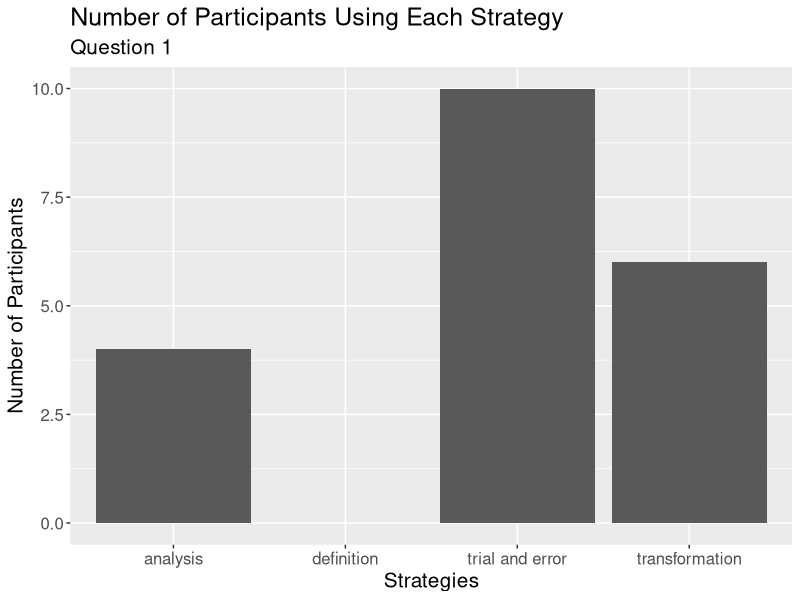
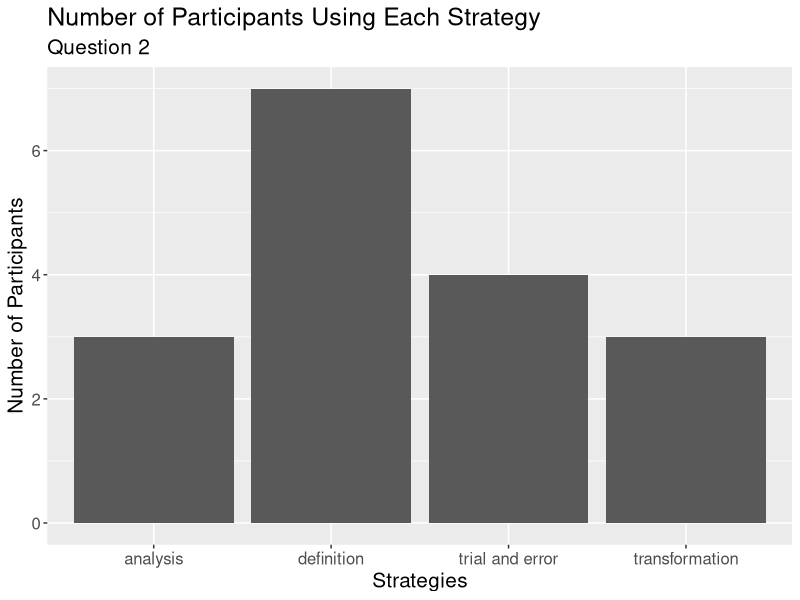
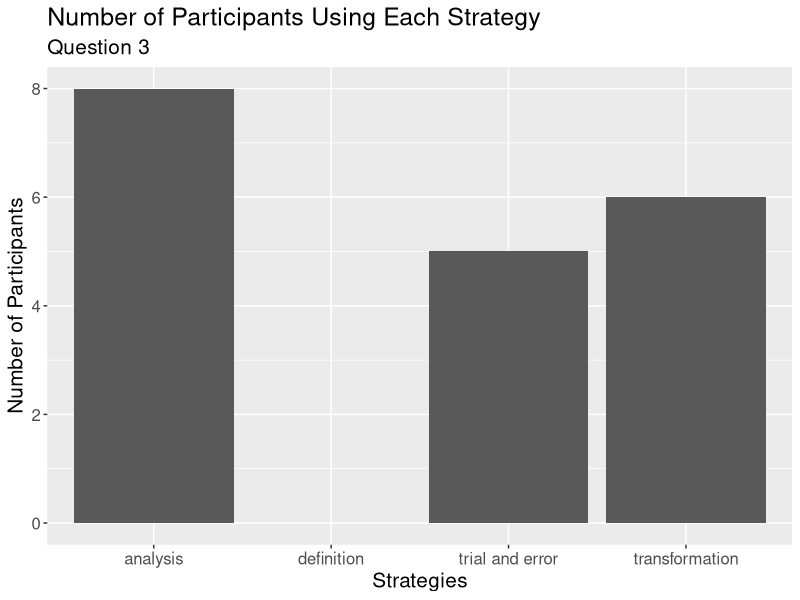
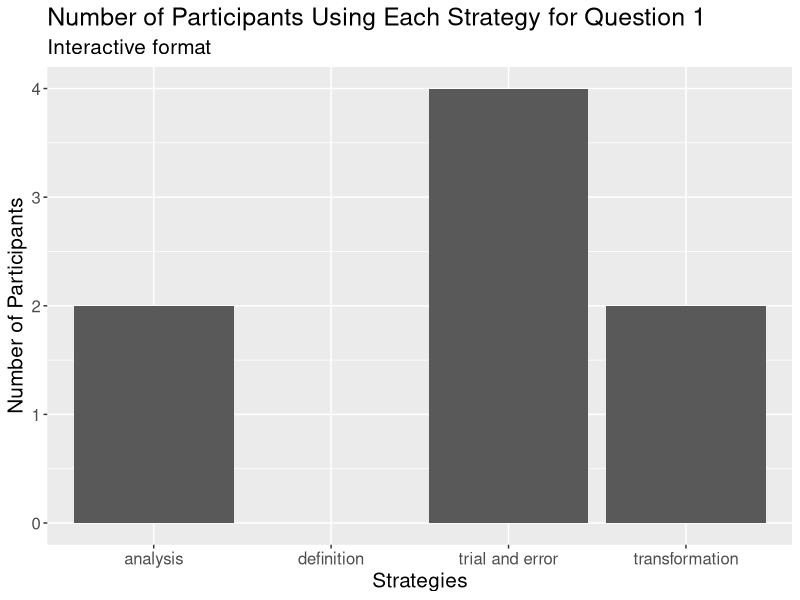
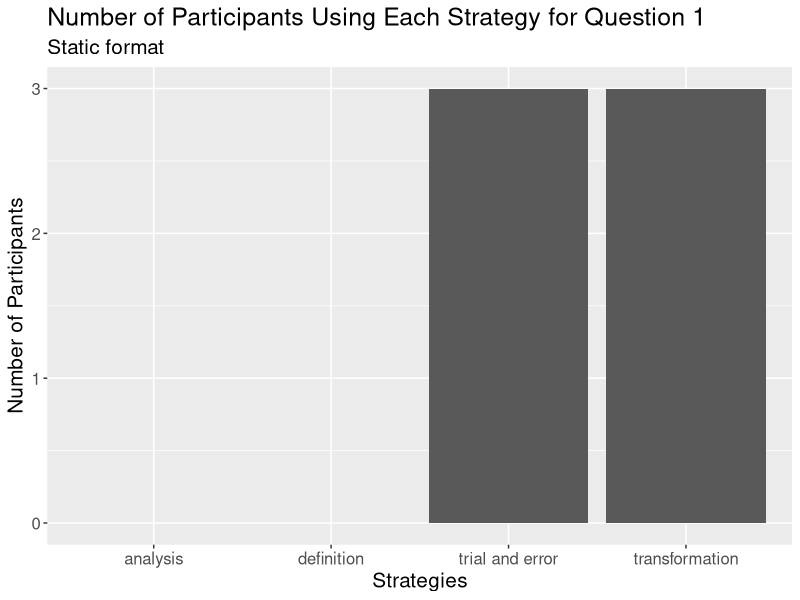
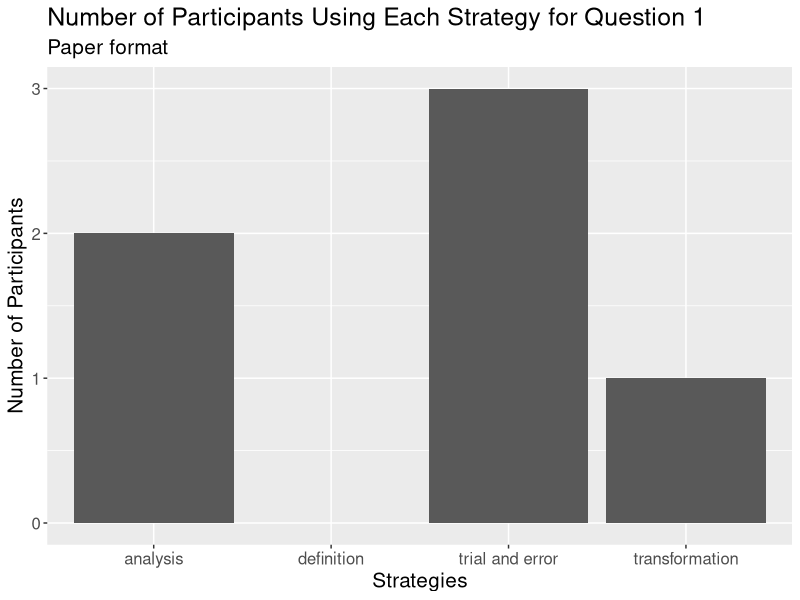
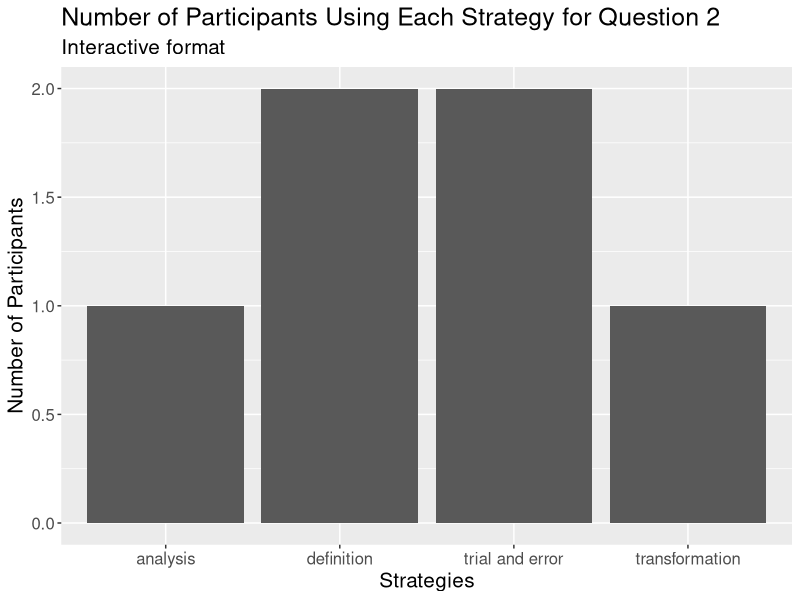
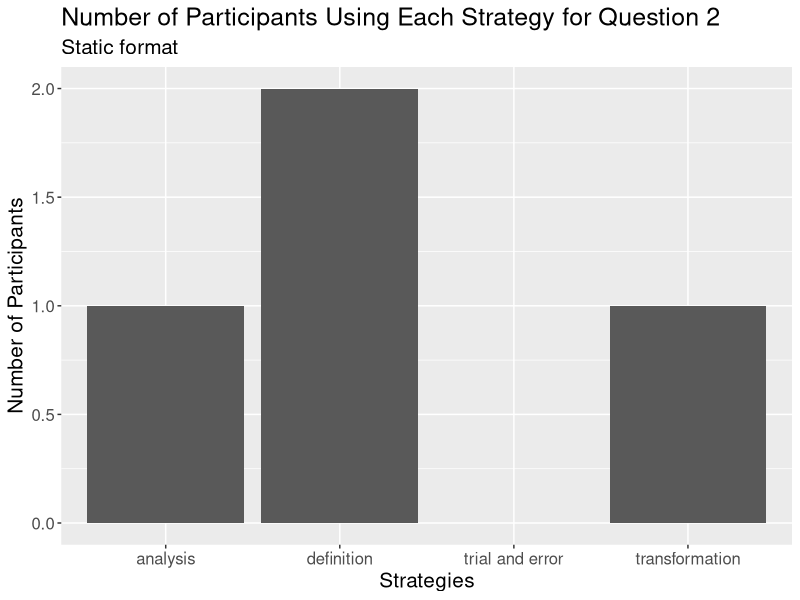

Write R code to recreate these figures, in order.
## ---- chunk 1
#install.packages("dplyr")
library(dplyr)

#install.packages("ggplot2")
library("ggplot2")
## ---- chunk 2
participant <- c(1,2,3,4,5,6,7,8,9,10)

format1 <- c("static", "paper", "static", "interactive", "interactive", "paper" , "interactive", "interactive", "paper", "static")
format2 <- c("paper", "static", "interactive", "static", "paper", "interactive", "paper", "static", "interactive", "paper" )
format3 <- c("interactive", "interactive", "paper", "paper", "static", "static", "static", "paper", "static", "interactive")

## ---- chunk 3

no_types1 <- c(3,6,3,5,4,6,4,1,6,5)
no_types2 <- c(5,3,5,4,5,5,5,3,5,5)
no_types3 <- c(7,6,7,7,2,3,6,0,2,6)

max_1 <- 6
max_2 <- 5
max_3 <- 7

ratio1 <- no_types1/max_1
ratio2 <- no_types2/max_2
ratio3 <- no_types3/max_3

all_types_all_questions <- data.frame(participant, format1, no_types1, ratio1, format2, no_types2, ratio2, format3, no_types3, ratio3)
## ---- chunk 4

p1formats <- c(format1[1], format2[1], format3[1])
p1ratios <- c(ratio1[1], ratio2[1], ratio3[1])

p2formats <- c(format1[2], format2[2], format3[2])
p2ratios <- c(ratio1[2], ratio2[2], ratio3[2])

p3formats <- c(format1[3], format2[3], format3[3])
p3ratios <- c(ratio1[3], ratio2[3], ratio3[3])

p4formats <- c(format1[4], format2[4], format3[4])
p4ratios <- c(ratio1[4], ratio2[4], ratio3[4])

p5formats <- c(format1[5], format2[5], format3[5])
p5ratios <- c(ratio1[5], ratio2[5], ratio3[5])

p6formats <- c(format1[6], format2[6], format3[6])
p6ratios <- c(ratio1[6], ratio2[6], ratio3[6])

p7formats <- c(format1[7], format2[7], format3[7])
p7ratios <- c(ratio1[7], ratio2[7], ratio3[7])

p8formats <- c(format1[8], format2[8], format3[8])
p8ratios <- c(ratio1[8], ratio2[8], ratio3[8])

p9formats <- c(format1[9], format2[9], format3[9])
p9ratios <- c(ratio1[9], ratio2[9], ratio3[9])

p10formats <- c(format1[10], format2[10], format3[10])
p10ratios <- c(ratio1[10], ratio2[10], ratio3[10])

questions<- c(1,2,3)


p1dat <- data.frame(p1formats, p1ratios, questions)
p2dat <- data.frame(p2formats, p2ratios, questions)
p3dat <- data.frame(p3formats, p3ratios, questions)
p4dat <- data.frame(p4formats, p4ratios, questions)
p5dat <- data.frame(p5formats, p5ratios, questions)
p6dat <- data.frame(p6formats, p6ratios, questions)
p7dat <- data.frame(p7formats, p7ratios, questions)
p8dat <- data.frame(p8formats, p8ratios, questions)
p9dat <- data.frame(p9formats, p9ratios, questions)
p10dat <- data.frame(p10formats, p10ratios, questions)
## ---- chunk 5

p1<-ggplot(p1dat, aes(y = p1ratios*100, x = questions)) +
     geom_col(aes(fill = p1formats)) +
     labs(x="Question number", y= "Percentage of example types given",
     title = "Percentage of Example Types Given for Each Participant", subtitle="Participant 1", fill= "Format of question")


p2<-ggplot(p2dat, aes(y = p2ratios*100, x = questions)) +
     geom_col(aes(fill = p2formats)) +
    labs(x="Question number", y= "Percentage of example types given",  title = "Percentage of Example Types Given for Each Participant", subtitle="Participant 2", fill= "Format of question" )



p3<-ggplot(p3dat, aes(y = p3ratios*100, x = questions)) +
     geom_col(aes(fill = p3formats)) +
  labs(x="Question number", y= "Percentage of example types given",  title = "Percentage of Example Types Given for Each Participant", subtitle="Participant 3", fill= "Format of question")



p4<-ggplot(p4dat, aes(y = p4ratios*100, x = questions)) +
     geom_col(aes(fill = p4formats))+
  labs(x="Question number", y= "Percentage of example types given",  title = "Percentage of Example Types Given for Each Participant", subtitle="Participant 4", fill= "Format of question")



p5<-ggplot(p5dat, aes(y = p5ratios*100, x = questions)) +
     geom_col(aes(fill = p5formats))+
  labs(x="Question number", y= "Percentage of example types given",  title = "Percentage of Example Types Given for Each Participant", subtitle="Participant 5", fill= "Format of question")



p6<-ggplot(p6dat, aes(y = p6ratios*100, x = questions)) +
     geom_col(aes(fill = p6formats))+
  labs(x="Question number", y= "Percentage of example types given",  title = "Percentage of Example Types Given for Each Participant", subtitle="Participant 6", fill= "Format of question")



p7<-ggplot(p7dat, aes(y = p7ratios*100, x = questions)) +
     geom_col(aes(fill = p7formats))+
  labs(x="Question number", y= "Percentage of example types given",  title = "Percentage of Example Types Given for Each Participant", subtitle="Participant 7", fill= "Format of question")



p8<-ggplot(p8dat, aes(y = p8ratios*100, x = questions)) +
     geom_col(aes(fill = p8formats))+
  labs(x="Question number", y= "Percentage of example types given",  title = "Percentage of Example Types Given for Each Participant", subtitle="Participant 8", fill= "Format of question")



p9<-ggplot(p9dat, aes(y = p9ratios*100, x = questions)) +
     geom_col(aes(fill = p9formats))+
  labs(x="Question number", y= "Percentage of example types given",  title = "Percentage of Example Types Given for Each Participant", subtitle="Participant 9", fill= "Format of question")



p10<-ggplot(p10dat, aes(y = p10ratios*100, x = questions)) +
     geom_col(aes(fill = p10formats))+
  labs(x="Question number", y= "Percentage of example types given",  title = "Percentage of Example Types Given for Each Participant", subtitle="Participant 10", fill= "Format of question")
## ---- chunk 6
q1_et<-ggplot(all_types_all_questions, aes(y=ratio1*100, x=participant))+geom_col(aes(fill=format1))+
  labs(x="Participant", y= "Percentage of example types given",  title = "Percentage of Example Types Given for Each Question", subtitle="Question 1", fill= "Format of question")+
   scale_x_discrete(limits=c("1","2","3", "4","5","6","7","8","9","10"))


q2_et<-ggplot(all_types_all_questions, aes(y=ratio2*100, x=participant))+geom_col(aes(fill=format2))+
  labs(x="Participant", y= "Percentage of example types given",  title = "Percentage of Example Types Given for Each Question", subtitle="Question 2", fill= "Format of question")+
   scale_x_discrete(limits=c("1","2","3", "4","5","6","7","8","9","10"))


q3_et<-ggplot(all_types_all_questions, aes(y=ratio3*100, x=participant))+geom_col(aes(fill=format3))+
  labs(x="Participant", y= "Percentage of example types given",  title = "Percentage of Example Types Given for Each Question", subtitle="Question 3", fill= "Format of question")+
   scale_x_discrete(limits=c("1","2","3", "4","5","6","7","8","9","10"))

## ---- chunk 7

formats <- append(format1,format2)
formats <- append(formats, format3)
formats <- data.frame(formats)

ratios <- append(ratio1, ratio2)
ratios <- append(ratios, ratio3)
ratios <- data.frame(ratios)

formats_df <- cbind(formats,ratios)
## ---- chunk 8
p <- formats_df[formats_df$formats =='paper',]
i <- formats_df[formats_df$formats =='interactive',]
s <- formats_df[formats_df$formats =='static',]

p_sum<- sum(p$ratios)
i_sum<- sum(i$ratios)
s_sum<- sum(s$ratios)

p_percent <- p_sum*10
i_percent <- i_sum*10
s_percent <- s_sum*10


average_examples_format <- data.frame(format=c("paper", "interactive", "static"), percentage=c(p_percent, i_percent, s_percent))

f <-ggplot(average_examples_format, aes(x=factor(format, levels = c("paper", "interactive", "static")), y=percentage, fill=format))+geom_col()+labs(x= "Format", y="Average percentage of example types given", fill="Format", title="Average Percentage of Example Types Given for Each Format")
## ---- chunk 9
formats <- c('paper', 'static', 'interactive')
total_or_first <- c('first attempt','first attempt','first attempt','not first attempt', 'not first attempt','not first attempt')

total_correct_ans1 <- c(100, 100, 100)
correct_ans_firstattempt1 <- c(100, 77.78, 92.86)
correct_ans_not_firstattempt1 <- c(0, 22.22, 7.14)

first_attempt <- data.frame(correct_ans_firstattempt1, correct_ans_not_firstattempt1)

q1 <- data.frame(formats, total_correct_ans1, first_attempt)
correctans1 <- c(100,77.78,92.86,0,22.22,7.14)
formats2 <-c('paper', 'static', 'interactive','paper', 'static', 'interactive') 
q11<- data.frame(format=formats2,totals=correctans1, Attempt=total_or_first)

ca1<-ggplot(q11, mapping=aes(x=format, y=totals, fill=Attempt))+ geom_col()

total_correct_ans2 <- c(100, 100, 100)
correct_ans_firstattempt2 <- c(92, 100, 93.33)
correct_ans_not_firstattempt2 <- c(8, 0, 6.67)
correctans2<- c(92, 100, 93.33,8, 0, 6.67)
q22<- data.frame(format=formats2,totals=correctans2, Attempt=total_or_first)

ca2<-ggplot(q22, mapping=aes(x=format, y=totals, fill=Attempt))+ geom_col()




total_correct_ans3 <- c(100, 55.56, 91.67)
correct_ans_firstattempt3 <- c(100, 58.33, 83.33)
correct_ans_not_firstattempt3 <- c(0, 41.67, 16.67)
correctans3<- c(100, 32.40, 76.39,0, 23.15, 15.28)
q33<- data.frame(format=formats2,totals=correctans3, Attempt=total_or_first)

ca3<-ggplot(q33, mapping=aes(x=format, y=totals, fill=Attempt))+ geom_col()
## ---- chunk 10
ca1<- ca1 +labs(title="Percentage of Correct Answers for Each Format for Question 1", x='Format', y="Percentage of Correct Answers", subtitle = "Of the percentage of correct answers, were the answers correct on first attempt?")


ca2<- ca2 +labs(title="Percentage of Correct Answers for Each Format for Question 2", x='Format', y="Percentage of Correct Answers", subtitle = "Of the percentage of correct answers, were the answers correct on first attempt?")

ca3<- ca3 +labs(title="Percentage of Correct Answers for Each Format for Question 3", x='Format', y="Percentage of Correct Answers", subtitle = "Of the percentage of correct answers, were the answers correct on first attempt?")
## ---- chunk 11
#library(data.table)
strats <- c('mem','te','tr','ana')

strat1_1 <- c(0, 1, 1,0)
strat1_2 <- c(0,1,1,0)
strat1_3 <- c(0,1,1,0)
strat1_4 <- c(0,1,0,1)
strat1_5 <- c(0,1,1,1)
strat1_6 <- c(0,1,0,1)
strat1_7 <- c(0,1,1,0)
strat1_8 <- c(0,1,0,0)
strat1_9 <- c(0,1,0,1)
strat1_10 <- c(0,1,1,0)

strat_q1 <- data.frame(strat1_1, strat1_2, strat1_3, strat1_4, strat1_5, strat1_6, strat1_7, strat1_8, strat1_9, strat1_10 )

totals1 <- c(rowSums(strat_q1))
totals1 <- data.frame(totals1)


y1 <- cbind(strat_q1, totals1)

strat1_paper <- data.frame(strat_q1[2], strat_q1[6], strat_q1[9])
strat1_static <- data.frame(strat_q1[1], strat_q1[3], strat_q1[10])
strat1_int <- data.frame(strat_q1[4], strat_q1[5], strat_q1[7], strat_q1[8])

totals1_paper <- c(rowSums(strat1_paper))
totals1_paper <- data.frame(totals1_paper)

y1_paper <- cbind(strat1_paper, totals1_paper)

totals1_static <- c(rowSums(strat1_static))
totals1_static <- data.frame(totals1_static)
y1_static <- cbind(strat1_static, totals1_static)

totals1_int <- c(rowSums(strat1_int))
totals1_int <- data.frame(totals1_int)
y1_int <- cbind(strat1_int, totals1_int)
## ---- chunk 12

labels <- c("analysis", "definition", "trial and error", "transformation")

strategies1<-ggplot(y1, mapping=aes(x=strats,y= totals1))+geom_col()+labs(x= "Strategies", y="Number of Participants", fill="Format", title="Number of Participants Using Each Strategy", subtitle="Question 1")+ scale_x_discrete(labels= labels)+theme(text=element_text(size=15))
## ---- chunk 13
#strats <- c('mem','te','tr','ana')
strat2_1 <- c(0, 0, 1,1)
strat2_2 <- c(1,0,0,0)
strat2_3 <- c(1,0,0,0)
strat2_4 <- c(0,0,1,1)
strat2_5 <- c(1,1,0,0)
strat2_6 <- c(0,1,1,0)
strat2_7 <- c(1,0,0,0)
strat2_8 <- c(1,0,0,0)
strat2_9 <- c(1,1,0,1)
strat2_10 <- c(1,1,0,0)


strat_q2 <- data.frame(strat2_1, strat2_2, strat2_3, strat2_4, strat2_5, strat2_6, strat2_7, strat2_8, strat2_9, strat2_10 )



totals2 <- c(rowSums(strat_q2))
totals2 <- data.frame(totals2)


y2 <- cbind(strat_q1, totals2)

strat2_paper <- data.frame(strat_q2[1], strat_q2[5], strat_q2[7], strat_q2[10])
strat2_static <- data.frame(strat_q2[2], strat_q2[4], strat_q2[8])
strat2_int <- data.frame(strat_q2[3], strat_q2[6], strat_q2[9])

totals2_paper <- c(rowSums(strat2_paper))
totals2_paper <- data.frame(totals2_paper)


y2_paper <- cbind(strat2_paper, totals2_paper)

totals2_static <- c(rowSums(strat2_static))
totals2_static <- data.frame(totals2_static)
y2_static <- cbind(strat2_static, totals2_static)

totals2_int <- c(rowSums(strat2_int))
totals2_int <- data.frame(totals2_int)
y2_int <- cbind(strat2_int, totals2_int)
## ---- chunk 14

labels <- c("analysis", "definition", "trial and error", "transformation")

strategies2<-ggplot(y2, mapping=aes(x=strats,y= totals2))+geom_col()+labs(x= "Strategies", y="Number of Participants", fill="Format", title="Number of Participants Using Each Strategy", subtitle="Question 2")+ scale_x_discrete(labels= labels)+theme(text=element_text(size=15))
## ---- chunk 15
#strats <- c('mem','te','tr','ana')
strat3_1 <- c(0, 1, 1,1)
strat3_2 <- c(0,0,1,1)
strat3_3 <- c(0,1,1,1)
strat3_4 <- c(0,1,1,1)
strat3_5 <- c(0,0,0,1)
strat3_6 <- c(0,0,1,1)
strat3_7 <- c(0,1,0,1)
strat3_8 <- c(0,0,0,0)
strat3_9 <- c(0,1,0,0)
strat3_10 <- c(0,0,1,1)


strat_q3 <- data.frame(strat3_1, strat3_2, strat3_3, strat3_4, strat3_5, strat3_6, strat3_7, strat3_8, strat3_9, strat3_10 )



totals3 <- c(rowSums(strat_q3))
totals3 <- data.frame(totals3)


y3 <- cbind(strat_q3, totals3)

strat3_paper <- data.frame(strat_q3[3], strat_q3[4], strat_q3[8])
strat3_static <- data.frame(strat_q3[5], strat_q3[6], strat_q3[7], strat_q1[9])
strat3_int <- data.frame(strat_q3[1], strat_q3[2], strat_q3[10])

totals3_paper <- c(rowSums(strat3_paper))
totals3_paper <- data.frame(totals3_paper)


y3_paper <- cbind(strat3_paper, totals3_paper)

totals3_static <- c(rowSums(strat3_static))
totals3_static <- data.frame(totals3_static)
y3_static <- cbind(strat3_static, totals3_static)

totals3_int <- c(rowSums(strat3_int))
totals3_int <- data.frame(totals3_int)
y3_int <- cbind(strat3_int, totals3_int)
## ---- chunk 16

labels <- c("analysis", "definition", "trial and error", "transformation")

strategies3<-ggplot(y3, mapping=aes(x=strats,y= totals3))+geom_col()+labs(x= "Strategies", y="Number of Participants", fill="Format", title="Number of Participants Using Each Strategy", subtitle="Question 3")+ scale_x_discrete(labels= labels)+theme(text=element_text(size=15))
## ---- chunk 17

int1 <- ggplot(y1_int, mapping=aes(x=strats, y= totals1_int))+geom_col()+ scale_x_discrete(labels= labels)+labs(x= "Strategies", y="Number of Participants", fill="Format", title="Number of Participants Using Each Strategy for Question 1", subtitle = "Interactive format")+theme(text=element_text(size=15))

static1<- ggplot(y1_static, mapping=aes(x=strats, y= totals1_static))+geom_col()+ scale_x_discrete(labels= labels)+labs(x= "Strategies", y="Number of Participants", fill="Format", title="Number of Participants Using Each Strategy for Question 1", subtitle = "Static format")+theme(text=element_text(size=15))

paper1<- ggplot(y1_paper, mapping=aes(x=strats, y= totals1_paper))+geom_col()+ scale_x_discrete(labels= labels)+labs(x= "Strategies", y="Number of Participants", fill="Format", title="Number of Participants Using Each Strategy for Question 1", subtitle = "Paper format")+theme(text=element_text(size=15))


int2 <- ggplot(y2_int, mapping=aes(x=strats, y= totals2_int))+geom_col()+ scale_x_discrete(labels= labels)+labs(x= "Strategies", y="Number of Participants", fill="Format", title="Number of Participants Using Each Strategy for Question 2", subtitle = "Interactive format")+theme(text=element_text(size=15))

static2<- ggplot(y2_static, mapping=aes(x=strats, y= totals2_static))+geom_col()+ scale_x_discrete(labels= labels)+labs(x= "Strategies", y="Number of Participants", fill="Format", title="Number of Participants Using Each Strategy for Question 2", subtitle = "Static format")+theme(text=element_text(size=15))

paper2<- ggplot(y2_paper, mapping=aes(x=strats, y= totals2_paper))+geom_col()+ scale_x_discrete(labels= labels)+labs(x= "Strategies", y="Number of Participants", fill="Format", title="Number of Participants Using Each Strategy for Question 2", subtitle = "Paper format")+theme(text=element_text(size=15))

int3 <- ggplot(y3_int, mapping=aes(x=strats, y= totals3_int))+geom_col()+ scale_x_discrete(labels= labels)+labs(x= "Strategies", y="Number of Participants", fill="Format", title="Number of Participants Using Each Strategy for Question 3", subtitle = "Interactive format")+theme(text=element_text(size=15))

static3<- ggplot(y3_static, mapping=aes(x=strats, y= totals3_static))+geom_col()+ scale_x_discrete(labels= labels)+labs(x= "Strategies", y="Number of Participants", fill="Format", title="Number of Participants Using Each Strategy for Question 3", subtitle = "Static format")+theme(text=element_text(size=15))

paper3<- ggplot(y3_paper, mapping=aes(x=strats, y= totals3_paper))+geom_col()+ scale_x_discrete(labels= labels)+labs(x= "Strategies", y="Number of Participants", fill="Format", title="Number of Participants Using Each Strategy for Question 3", subtitle = "Paper format")+theme(text=element_text(size=15))
## ---- chunk 18

#Number using each strategy, per question
strategies1
strategies2
strategies3

#Number using each strategy, per question, per format
int1
static1
paper1

int2
static2
paper2

int3
static3
paper3


# Example types per participant
p2
p3
p4
p5
p6
p7
p8
p9
p10

# example types per question
q1_et
q2_et
q3_et

# example types per format
f

# correct ans plots
ca1
ca2
ca3
## ---- chunk 19

questions <- c(rep(1, 10), rep(2,10), rep(3,10))

formats <- c(format1, format2, format3)

percentages_et <- c(ratio1*100, ratio2*100, ratio3*100)

example_types <- data.frame("Participant"=participant, "Percentage_of_Example_Types"= percentages_et,"Question"= questions, "Format"=formats)

#average for each format
df_means <- example_types %>% group_by(Format) %>% summarise(value=mean(Percentage_of_Example_Types))
avg_i<- as.numeric(df_means[1,2])
avg_p <- as.numeric(df_means[2,2])
avg_s <- as.numeric(df_means[3,2])

## ---- chunk 20

example_types_plot <- ggplot(data=example_types, aes(x=Participant, y= Percentage_of_Example_Types))+geom_point()+ facet_wrap(~Format)+
  geom_hline(data = data.frame(avg_i,Format='interactive'), aes(yintercept = avg_i))+
  geom_hline(data = data.frame(avg_p,Format='paper'), aes(yintercept = avg_p))+
  geom_hline(data = data.frame(avg_s,Format='static'), aes(yintercept = avg_s))+
  labs(title="Example Types Given in Each Format, for All Questions",subtitle="With a line of average percentage of example types given for each format ",y= "Percentage of Example Types Given (%)")

example_types_plot
